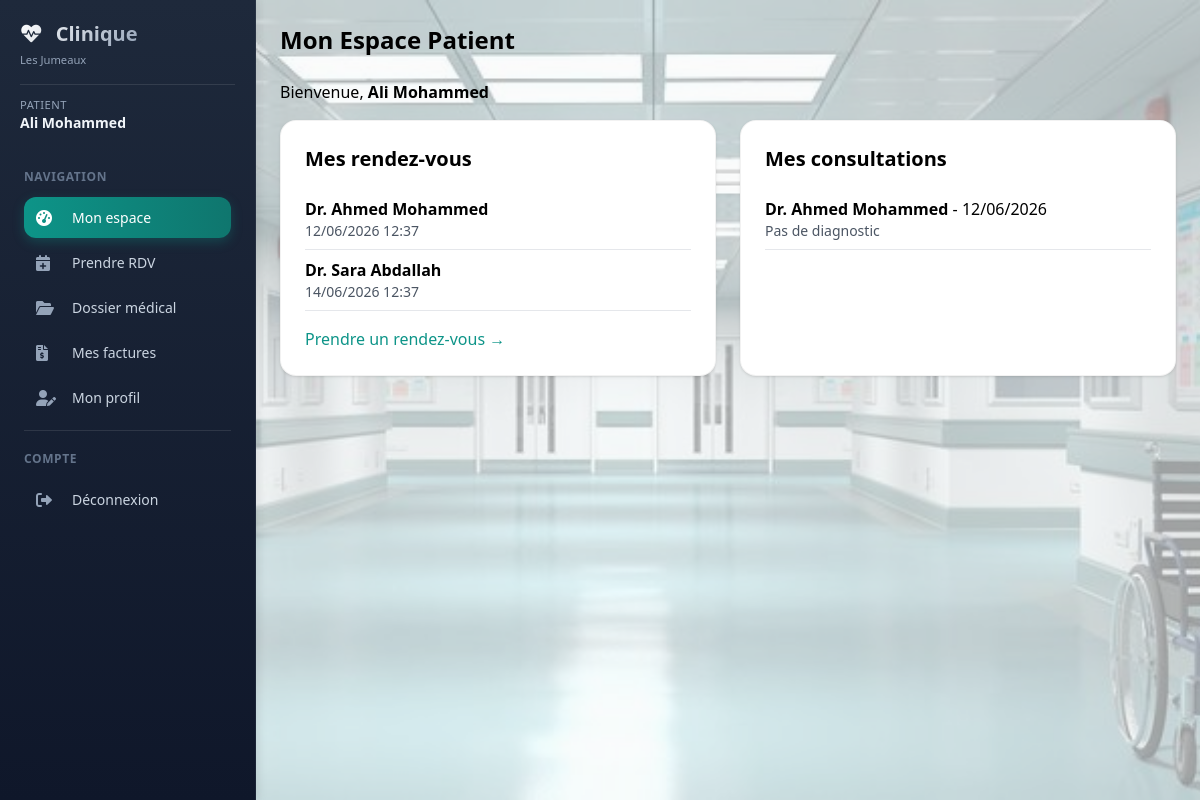
Screenshot of /patient/dashboard (signed in) with the database file from the repository.
### models/database.py (models this page shows, shortened)
class Utilisateur(UserMixin, db.Model):
    __tablename__ = 'utilisateurs'
    id = db.Column(db.Integer, primary_key=True)
    email = db.Column(db.String(120), unique=True, nullable=False)
    password = db.Column(db.String(200), nullable=False)
    role = db.Column(db.String(20), default='patient')
    nom = db.Column(db.String(100))
    prenom = db.Column(db.String(100))
    telephone = db.Column(db.String(20))
    medecin_id = db.Column(db.Integer, db.ForeignKey('medecins.id'))
    specialite = db.Column(db.String(100))
    adresse = db.Column(db.Text)
    created_at = db.Column(db.DateTime, default=datetime.utcnow)
    medecin = db.relationship('Medecin', backref='utilisateur', foreign_keys=[medecin_id])

class RendezVous(db.Model):
    __tablename__ = 'rendezvous'
    id = db.Column(db.Integer, primary_key=True)
    patient_id = db.Column(db.Integer, db.ForeignKey('patients.id'), nullable=False)
    medecin_id = db.Column(db.Integer, db.ForeignKey('medecins.id'), nullable=False)
    date_rendezvous = db.Column(db.DateTime, nullable=False)
    duree = db.Column(db.Integer, default=30)
    motif = db.Column(db.Text)
    statut = db.Column(db.String(20), default='en_attente')
    created_at = db.Column(db.DateTime, default=datetime.utcnow)
    patient = db.relationship('Patient', back_populates='rendezvous', foreign_keys=[patient_id])
    medecin = db.relationship('Medecin', back_populates='rendezvous', foreign_keys=[medecin_id])

class Medecin(db.Model):
    __tablename__ = 'medecins'
    id = db.Column(db.Integer, primary_key=True)
    nom = db.Column(db.String(100), nullable=False)
    specialite = db.Column(db.String(100), nullable=False)
    email = db.Column(db.String(120))
    telephone = db.Column(db.String(20))
    adresse_cabinet = db.Column(db.Text)
    numero_ordre = db.Column(db.String(50))
    created_at = db.Column(db.DateTime, default=datetime.utcnow)
    rendezvous = db.relationship('RendezVous', back_populates='medecin', lazy='dynamic')
    consultations = db.relationship('Consultation', back_populates='medecin', lazy='dynamic')
    ordonnances = db.relationship('Ordonnance', back_populates='medecin', lazy='dynamic')

class Consultation(db.Model):
    __tablename__ = 'consultations'
    id = db.Column(db.Integer, primary_key=True)
    patient_id = db.Column(db.Integer, db.ForeignKey('patients.id'), nullable=False)
    medecin_id = db.Column(db.Integer, db.ForeignKey('medecins.id'), nullable=False)
    date = db.Column(db.DateTime, nullable=False)
    diagnostic = db.Column(db.Text)
    prescription = db.Column(db.Text)
    notes = db.Column(db.Text)
    created_at = db.Column(db.DateTime, default=datetime.utcnow)
    patient = db.relationship('Patient', back_populates='consultations', foreign_keys=[patient_id])
    medecin = db.relationship('Medecin', back_populates='consultations', foreign_keys=[medecin_id])

### models/patient.py (the view)
@patient_bp.route('/dashboard')
@patient_required
def dashboard():
    patient = get_current_patient()
    if not patient:
        return render_template('error.html', message="Profil patient non trouvé")
    user = Utilisateur.query.get(session['user_id'])
    if user:
        session['nom'] = user.nom
        session['prenom'] = user.prenom
    rendezvous = RendezVous.query.filter_by(patient_id=patient.id).order_by(RendezVous.date_rendezvous).limit(5).all()
    consultations = Consultation.query.filter_by(patient_id=patient.id).order_by(Consultation.date.desc()).limit(5).all()
    ordonnances = Ordonnance.query.filter_by(patient_id=patient.id).order_by(Ordonnance.date.desc()).limit(5).all()
    factures = Facture.query.filter_by(patient_id=patient.id).order_by(Facture.date.desc()).limit(5).all()
    return render_template('patient/dashboard.html',
                         patient=patient,
                         rendezvous=rendezvous,
                         consultations=consultations,
                         ordonnances=ordonnances,
                         factures=factures)

### models/patient.py (called while the page is built)
def patient_required(f):
    @wraps(f)
    def decorated_function(*args, **kwargs):
        if 'user_id' not in session:
            return redirect(url_for('auth.login'))
        if session.get('role') != 'patient':
            return render_template('error.html', message="Accès non autorisé"), 403
        return f(*args, **kwargs)
    return decorated_function

def get_current_patient():
    user = Utilisateur.query.get(session['user_id'])
    return Patient.query.filter_by(user_id=user.id).first() if user else None

### templates/patient/dashboard.html (shortened to what this page needs)
{% extends "base_dashboard.html" %}
{% block content %}
<div>
    <h1 class="text-2xl font-bold mb-6">Mon Espace Patient</h1>
    <p class="mb-4">Bienvenue, <strong>{{ session.nom }} {{ session.prenom }}</strong></p>
    <div class="grid grid-cols-1 md:grid-cols-2 gap-6">
        <div class="bg-white rounded-lg shadow p-6">
            <h2 class="text-xl font-semibold mb-4">Mes rendez-vous</h2>
            {% if rendezvous %}
                {% for rdv in rendezvous %}
                <div class="border-b py-2"><p><strong>Dr. {{ rdv.medecin.nom }}</strong></p><p class="text-sm text-gray-600">{{ rdv.date_rendezvous.strftime('%d/%m/%Y %H:%M') if rdv.date_rendezvous else '-' }}</p></div>
                {% endfor %}
            {% else %}<p class="text-gray-500">Aucun rendez-vous</p>{% endif %}
            <a href="/patient/rendezvous" class="inline-block mt-4 text-primary hover:underline">Prendre un rendez-vous →</a>
        </div>
        <div class="bg-white rounded-lg shadow p-6">
            <h2 class="text-xl font-semibold mb-4">Mes consultations</h2>
            {% if consultations %}
                {% for c in consultations %}
                <div class="border-b py-2"><p><strong>Dr. {{ c.medecin.nom }}</strong> - {{ c.date.strftime('%d/%m/%Y') if c.date else '-' }}</p><p class="text-sm text-gray-600">{{ c.diagnostic[:50] if c.diagnostic else 'Pas de diagnostic' }}</p></div>
                {% endfor %}
            {% else %}<p class="text-gray-500">Aucune consultation</p>{% endif %}
        </div>
    </div>
</div>
{% endblock %}

### templates/base_dashboard.html (shortened to what this page needs)
<!DOCTYPE html>
<html lang="fr">
<head>
    <script src="https://cdn.tailwindcss.com"></script>
    <link href="https://cdnjs.cloudflare.com/ajax/libs/font-awesome/6.0.0/css/all.min.css" rel="stylesheet">
    <link rel="stylesheet" href="{{ url_for('static', filename='style.css') }}">
</head>
<body class="bg-gray-50 font-sans antialiased">
<div class="fixed inset-0 -z-10 bg-gray-50/60"></div>
<div class="flex min-h-screen">
    <aside class="sidebar fixed md:relative z-40 w-64 flex-shrink-0 h-full md:h-auto overflow-y-auto">
        <div class="p-5">
            <div class="flex items-center justify-between sidebar-header">
                <div>
                    <h2 class="text-xl font-bold">
                        <i class="fas fa-heartbeat text-primary mr-2"></i>
                        Clinique
                    </h2>
                    <p class="text-xs mt-1">Les Jumeaux</p>
                </div>
            </div>
            <div class="sidebar-user mt-4 pt-3">
                <p class="text-sm">
                    <span class="block text-xs role">{{ session.role|capitalize }}</span>
                    <span class="font-semibold name">{{ session.nom }} {{ session.prenom }}</span>
                </p>
            </div>
        </div>
        <nav class="px-3 pb-4">
            <div class="sidebar-section text-xs uppercase tracking-wider px-3 py-2 mt-2">Navigation</div>
            {% if session.role == 'admin' %}
            <a href="{{ url_for('admin.dashboard') }}" class="sidebar-link {% if request.endpoint == 'admin.dashboard' %}active{% endif %}">
                <i class="fas fa-tachometer-alt w-5"></i><span>Dashboard</span>
            </a>
            <a href="{{ url_for('admin.gestion_utilisateurs') }}" class="sidebar-link {% if request.endpoint == 'admin.gestion_utilisateurs' %}active{% endif %}">
                <i class="fas fa-users-cog w-5"></i><span>Gestion utilisateurs</span>
            </a>
            <a href="{{ url_for('admin.statistiques') }}" class="sidebar-link flex items-center px-3 py-2 rounded-lg mb-1 transition">
                <i class="fas fa-chart-line w-5"></i><span class="ml-3">Statistiques</span>
            </a>
            {% elif session.role == 'patient' %}
            <a href="{{ url_for('patient.dashboard') }}" class="sidebar-link {% if request.endpoint == 'patient.dashboard' %}active{% endif %}">
                <i class="fas fa-tachometer-alt w-5"></i><span>Mon espace</span>
            </a>
            <a href="{{ url_for('patient.rendezvous_page') }}" class="sidebar-link {% if request.endpoint == 'patient.rendezvous_page' %}active{% endif %}">
                <i class="fas fa-calendar-plus w-5"></i><span>Prendre RDV</span>
            </a>
            <a href="{{ url_for('patient.dossier') }}" class="sidebar-link {% if request.endpoint == 'patient.dossier' %}active{% endif %}">
                <i class="fas fa-folder-open w-5"></i><span>Dossier médical</span>
            </a>
            <a href="{{ url_for('patient.factures') }}" class="sidebar-link {% if request.endpoint == 'patient.factures' %}active{% endif %}">
                <i class="fas fa-file-invoice-dollar w-5"></i><span>Mes factures</span>
            </a>
            <a href="{{ url_for('patient.profil') }}" class="sidebar-link {% if request.endpoint == 'patient.profil' %}active{% endif %}">
                <i class="fas fa-user-edit w-5"></i><span>Mon profil</span>
            </a>
            {% endif %}
            <div class="sidebar-border"></div>
            <div class="sidebar-section text-xs uppercase tracking-wider px-3 py-2">Compte</div>
            <a href="{{ url_for('auth.logout') }}" class="sidebar-link logout">
                <i class="fas fa-sign-out-alt w-5"></i><span>Déconnexion</span>
            </a>
        </nav>
    </aside>
    <div class="flex-1 flex flex-col">
        <main class="flex-1 p-4 md:p-6">
            {% block content %}{% endblock %}
        </main>
    </div>
</div>
</body>
</html>

### static/style.css (style rules this page uses)
body { background-image: url('/static/images/hopital-corridor.jpg'); background-size: cover; background-position: center; background-attachment: fixed; }
.sidebar { transition: transform 0.3s ease-in-out; background: linear-gradient(180deg, #1e293b 0%, #0f172a 100%); border-right: 1px solid rgba(255, 255, 255, 0.05); box-shadow: 2px 0 10px rgba(0, 0, 0, 0.1); }
@media (min-width: 768px) { .sidebar { transform: translateX(0) !important; } }
.sidebar-header h2 { background: linear-gradient(135deg, #fff 0%, #94a3b8 100%); -webkit-background-clip: text; -webkit-text-fill-color: transparent; background-clip: text; font-weight: 700; }
.sidebar-header p { color: #94a3b8; font-size: 0.7rem; }
.sidebar-user { border-top: 1px solid rgba(255, 255, 255, 0.1); margin-top: 0.75rem; padding-top: 0.75rem; }
.sidebar-user .role { color: #94a3b8; font-size: 0.7rem; text-transform: uppercase; letter-spacing: 0.5px; }
.sidebar-user .name { color: #f1f5f9; font-weight: 600; font-size: 0.875rem; }
.sidebar-section { color: #64748b; font-size: 0.65rem; font-weight: 600; text-transform: uppercase; letter-spacing: 1px; padding: 0.75rem 1rem 0.5rem; }
.sidebar-link { display: flex; align-items: center; gap: 12px; padding: 10px 12px; margin: 4px 12px; border-radius: 12px; color: #cbd5e1; text-decoration: none; transition: all 0.2s ease; font-size: 0.875rem; font-weight: 500; }
.sidebar-link i { width: 24px; font-size: 1rem; color: #94a3b8; transition: all 0.2s ease; }
.sidebar-link.active { background: linear-gradient(90deg, #0D9488 0%, #0F766E 100%); color: #ffffff; box-shadow: 0 4px 12px rgba(13, 148, 136, 0.3); }
.sidebar-link.active i { color: #ffffff; }
.sidebar-link.logout { color: #cbd5e1; }
.sidebar-link.logout i { color: #94a3b8; }
.sidebar-border { border-top: 1px solid rgba(255, 255, 255, 0.1); margin: 12px; }
.card, .bg-white.rounded-lg.shadow { transition: all 0.3s ease; border: 1px solid rgba(0,0,0,0.05); }
.rounded-lg { border-radius: 1rem !important; }

### rows the page displays
Utilisateur: role "PATIENT", nom "Ali", prenom "Mohammed"
RendezVous: medecin.nom "Ahmed Mohammed", date_rendezvous "12/06/2026 12:37"
RendezVous: medecin.nom "Sara Abdallah", date_rendezvous "14/06/2026 12:37"
Consultation: medecin.nom "Ahmed Mohammed", date "12/06/2026", diagnostic "Pas de diagnostic"
